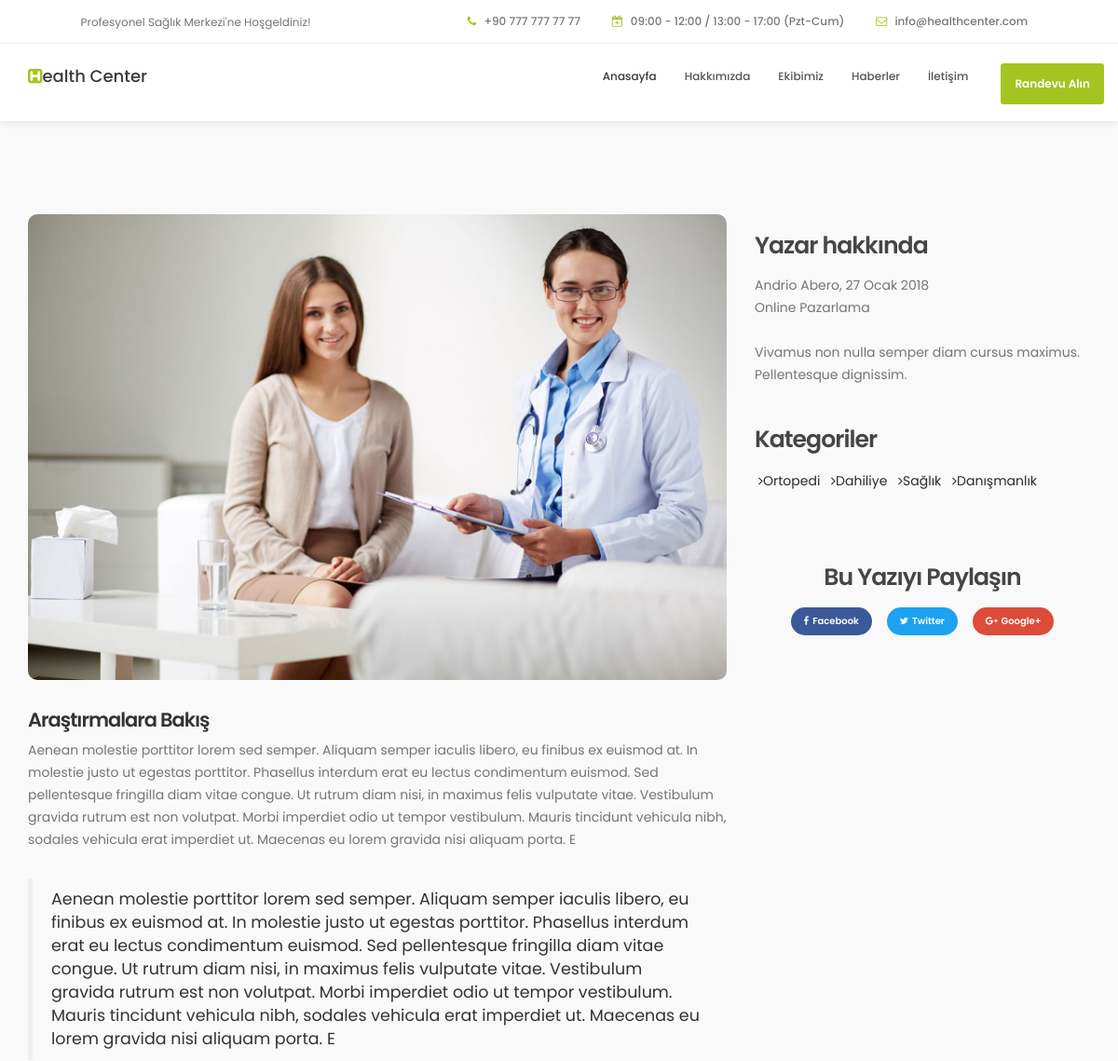
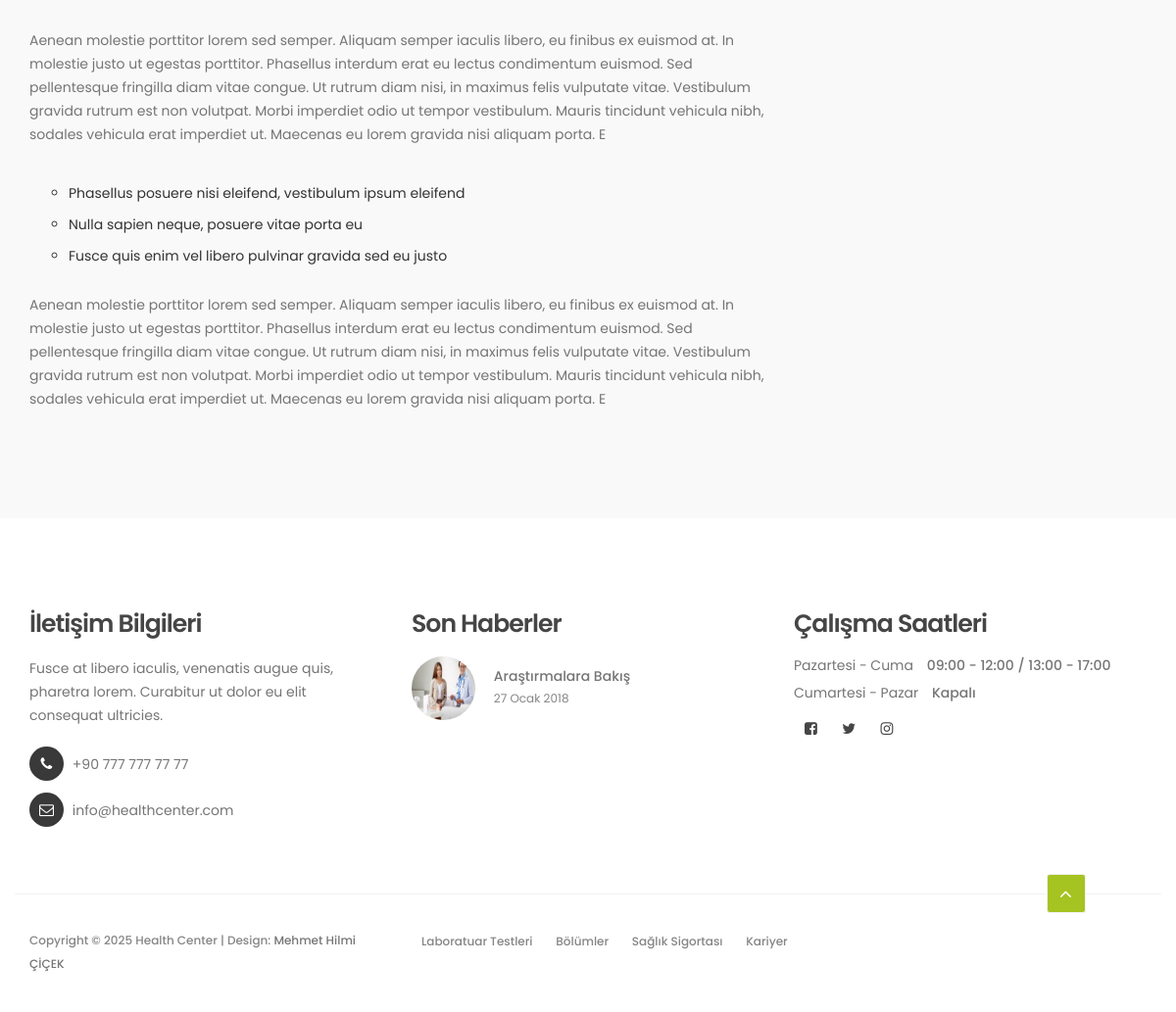
The page /news/arastrmalara-baks/ on the database its author committed (2 pictures, top to bottom).
### News/models.py (models this page shows, shortened)
class News(models.Model):
    baslik = models.CharField(max_length=100)
    resim = models.FileField(upload_to='news_images')
    tarih = models.DateField()
    icerik = models.CharField(max_length=500)
    yazar = models.ForeignKey(Author, on_delete=models.CASCADE, null=True)
    kategori = models.ForeignKey(Category, on_delete=models.CASCADE, null=True)
    slug = models.SlugField(unique=True, blank=True)

class Author(models.Model):
    ad = models.CharField(max_length=100)
    resim = models.FileField(upload_to='author_images')
    bilgi = models.CharField(max_length=250)
    pozisyon = models.CharField(max_length=100)

class Category(models.Model):
    ad = models.CharField(max_length=100)
    def __str__(self):
        return self.ad

### News/views.py (the view)
# urls.py: path('<slug:slug>/', news_detail_view, name='news_detail_page'),
def news_detail_view(request,slug):
    category = Category.objects.all()
    news = News.objects.filter(slug=slug)
    return render(request, 'News/news.html', {
        'news': news,
        'category':category,
    })

### News/templates/News/news.html
{% extends "layout.html" %}
{% block content %}
    {% include "components/_header.html" %}
    {% include "components/_menu.html" %}
    {% include "components/_news-detail.html" %}
    {% include "components/_footer.html" %}
{% endblock content %}

### templates/components/_news-detail.html
{% load static %}
<section id="news-detail" data-stellar-background-ratio="0.5">
    <div class="container">
         <div class="row">
              <div class="col-md-8 col-sm-7">
               {% for haber in news %}
                   <div class="news-detail-thumb">
                        <div class="news-image">
                             <img src="{{ haber.resim.url }}" class="img-responsive" alt="">
                        </div>
                        <h3>{{ haber.baslik }}</h3>
                        <p>{{ haber.icerik }}</p>
                        <blockquote>{{ haber.icerik }}</blockquote>
                        <p>{{ haber.icerik }}</p>
                        <ul>
                             <li>Phasellus posuere nisi eleifend, vestibulum ipsum eleifend</li>
                             <li>Nulla sapien neque, posuere vitae porta eu</li>
                             <li>Fusce quis enim vel libero pulvinar gravida sed eu justo</li>
                        </ul>
                        <p>{{ haber.icerik }}</p>
                   </div>
              </div>
              <div class="col-md-4 col-sm-5">
                   <div class="news-sidebar">
                        <div class="news-author">
                             <h4>Yazar hakkında</h4>
                             <p>{{ haber.yazar.ad }}, {{ haber.tarih }} <br> {{ haber.yazar.pozisyon }} <br><br> {{ haber.yazar.bilgi }} </p>
                        </div>
               {% endfor %}
               <br>
                        <div class="news-categories">
                             <h4>Kategoriler</h4>
                             {% for kategori in category %}
                                  <li><a href="#"><i class="fa fa-angle-right"></i>{{ kategori }}</a></li>
                              {% endfor %}
                        </div>
                        <br><br>
                         <div class="news-social-share">
                         <h4>Bu Yazıyı Paylaşın</h4>
                              <a href="#" class="btn btn-primary"><i class="fa fa-facebook"></i>Facebook</a>
                              <a href="#" class="btn btn-success"><i class="fa fa-twitter"></i>Twitter</a>
                              <a href="#" class="btn btn-danger"><i class="fa fa-google-plus"></i>Google+</a>
                         </div>
                   </div>
              </div>
         </div>
    </div>
</section>

### templates/components/_footer.html
{% load static %}
<footer data-stellar-background-ratio="5">
    <div class="container">
         <div class="row">
              <div class="col-md-4 col-sm-4">
                   <div class="footer-thumb">
                        <h4 class="wow fadeInUp" data-wow-delay="0.4s">İletişim Bilgileri</h4>
                        <p>Fusce at libero iaculis, venenatis augue quis, pharetra lorem. Curabitur ut dolor eu elit consequat ultricies.</p>
                        <div class="contact-info">
                             <p><i class="fa fa-phone"></i> +90 777 777 77 77</p>
                             <p><i class="fa fa-envelope-o"></i> <a href="#">info@healthcenter.com</a></p>
                        </div>
                   </div>
              </div>
              <div class="col-md-4 col-sm-4">
                   <div class="footer-thumb">
                        <h4 class="wow fadeInUp" data-wow-delay="0.4s">Son Haberler</h4>
                        {% for haber in news %}
                        <div class="latest-stories">
                             <div class="stories-image">
                                  <a href="{% url "news_detail_page" haber.slug %}"><img src="{{ haber.resim.url }}" class="img-responsive" alt="{{ haber.baslik }}" loading="lazy"></a>
                             </div>
                             <div class="stories-info">
                                  <a href="{% url "news_detail_page" haber.slug %}"><h5>{{ haber.baslik }}</h5></a>
                                  <span>{{ haber.tarih }}</span>
                             </div>
                        </div>
                        {% endfor %}
                   </div>
              </div>
              <div class="col-md-4 col-sm-4">
                   <div class="footer-thumb">
                        <div class="opening-hours">
                             <h4 class="wow fadeInUp" data-wow-delay="0.4s">Çalışma Saatleri</h4>
                             <p>Pazartesi - Cuma <span>  09:00 - 12:00 / 13:00 - 17:00 </span></p>
                             <p>Cumartesi - Pazar <span>Kapalı</span></p>
                        </div>
                         <ul class="social-icon">
                         <li><a href="#" class="fa fa-facebook-square" aria-label="Facebook"></a></li>
                         <li><a href="#" class="fa fa-twitter" aria-label="Twitter"></a></li>
                         <li><a href="#" class="fa fa-instagram" aria-label="Instagram"></a></li>
                         </ul>
                   </div>
              </div>
              <div class="col-md-12 col-sm-12 border-top">
               <div class="row">
                   <div class="col-md-4 col-sm-6">
                        <div class="copyright-text">
                            <p>Copyright &copy; {% now "Y" %} Health Center
                                | Design: <a rel="nofollow" href="https://github.com/mhilmicicek07" target="_blank">Mehmet Hilmi ÇİÇEK</a>
                            </p>
                        </div>
                   </div>
                   <div class="col-md-6 col-sm-6">
                        <div class="footer-link">
                            <a href="javascript:void(0)">Laboratuar Testleri</a>
                            <a href="javascript:void(0)">Bölümler</a>
                            <a href="javascript:void(0)">Sağlık Sigortası</a>
                            <a href="javascript:void(0)">Kariyer</a>
                        </div>
                   </div>
                    <div class="col-md-2 col-sm-2 text-center">
                        <div class="angle-up-btn">
                            <a href="#top" class="smoothScroll wow fadeInUp" data-wow-delay="1.2s" title="Yukarı çık"><i class="fa fa-angle-up"></i></a>
                        </div>
                    </div>
              </div>
         </div>
    </div>
</footer>

### static/css/style.css (style rules this page uses)
body { background: #ffffff; font-family: 'Poppins', sans-serif; overflow-x: hidden; }
h1, h2, h3, h4, h5, h6 { font-weight: 600; line-height: inherit; }
h1, h2, h3, h4 { letter-spacing: -1px; }
h5 { font-weight: 500; }
h3 { font-size: 1.8em; line-height: 1.2em; margin-bottom: 0; }
h4 { color: #454545; font-size: 1.8em; padding-bottom: 2px; }
p { color: #757575; font-size: 14px; font-weight: normal; line-height: 24px; }
html { -webkit-font-smoothing: antialiased; }
a { color: #252525; -webkit-transition: 0.5s; transition: 0.5s; text-decoration: none !important; }
.border-top { border-top: 1px solid #f2f2f2; margin-top: 4em; padding-top: 2.5em; }
#about, #team, #news, #news-detail { position: relative; padding-top: 100px; padding-bottom: 100px; }
#news, #news-detail { background: #f9f9f9; }
#news-detail blockquote { margin: 30px 0; }
.news-detail-thumb .news-image img { border-radius: 10px; }
.news-detail-thumb h3 { margin-bottom: 8px; }
.news-image { margin-bottom: 30px; position: relative; }
.news-image img { width: 100%; }
.news-detail-thumb ul { margin: 32px 12px 22px 0px; }
.news-detail-thumb ul li { list-style: circle; font-weight: normal; padding: 6px 12px 6px 0px; }
.news-sidebar { margin-top: 16px; }
.news-social-share { text-align: center; padding-top: 22px; }
.news-social-share .btn { border-radius: 100px; border: none; font-size: 10px; font-weight: 600; margin: 2px 6px; padding: 8px 14px; }
.news-social-share .btn-primary { background: #3b5998; }
.news-social-share .btn-success { background: #1da1f2; }
.news-social-share .btn-danger { background: #dd4b39; }
.news-social-share a .fa { padding-right: 4px; }
.news-categories { margin-top: 8px; }
.news-categories li a { color: #2b2b2b; }
.news-categories li, .news-tags li { list-style: none; display: inline-block; margin: 4px; }
footer { padding-top: 80px; padding-bottom: 40px; }
footer h4 { padding-bottom: 5px; }
footer a { color: #757575; }
.contact-info { padding-top: 10px; }
.contact-info .fa { background: #393939; border-radius: 100%; color: #ffffff; font-size: 15px; width: 35px; height: 35px; line-height: 35px; text-align: center; margin-right: 5px; margin-bottom: 2px; }
.latest-stories { margin-bottom: 20px; }
.stories-image, .stories-info { display: inline-block; vertical-align: top; }
.stories-image img { border-radius: 100%; width: 65px; height: 65px; }
.stories-info { margin-left: 15px; }
.stories-info h5 { margin-bottom: 2px; }
.stories-info span { color: #858585; font-size: 12px; }
.opening-hours p { line-height: 18px; }
.opening-hours span { font-weight: 500; display: inline-block; padding-left: 10px; }
.copyright-text p, .footer-link a { color: #858585; font-size: 12px; font-weight: 500; }
.footer-link a { font-size: 12px; display: inline-block; padding: 0 10px; margin-top: 4px; }
.angle-up-btn { position: relative; bottom: 4em; display: block; }
.angle-up-btn a { background: #a5c422; border: 1px solid #f2f2f2; border-radius: 3px; font-size: 20px; color: #ffffff; display: inline-block; text-align: center; width: 40px; height: 40px; line-height: 38px; transition: transform 0.1s ease-in; transform: translateX(0); }
.social-icon { position: relative; padding: 0; margin: 0; }
.social-icon li { display: inline-block; list-style: none; }
.social-icon li a { border-radius: 100px; color: #464646; font-size: 15px; width: 35px; height: 35px; line-height: 35px; text-decoration: none; text-align: center; transition: all 0.4s ease-in-out; position: relative; }
@media only screen and (max-width: 1200px) { h3 { font-size: 1.5em; } }

### rows shown on the page
News: resim (picture), baslik "Araştırmalara Bakış", icerik "Aenean molestie porttitor lorem sed semper. Aliquam semper iaculis libero, eu finibus ex euismod at. In molestie justo ut egestas porttitor. Phasellus interdum erat eu lectus condimentum euismod. Sed pellentesque fringilla diam vitae congue. Ut rutrum diam nisi, in maximus felis vulputate vitae. Vestibulum gravida rutrum est non volutpat. Morbi imperdiet odio ut tempor vestibulum. Mauris tincidunt vehicula nibh, sodales vehicula erat imperdiet ut. Maecenas eu lorem gravida nisi aliquam porta. E", yazar.ad "Andrio Abero", tarih "27 Ocak 2018", yazar.pozisyon "Online Pazarlama", yazar.bilgi "Vivamus non nulla semper diam cursus maximus. Pellentesque dignissim."
Category: ad "Ortopedi"
Category: ad "Dahiliye"
Category: ad "Sağlık"
Category: ad "Danışmanlık"
